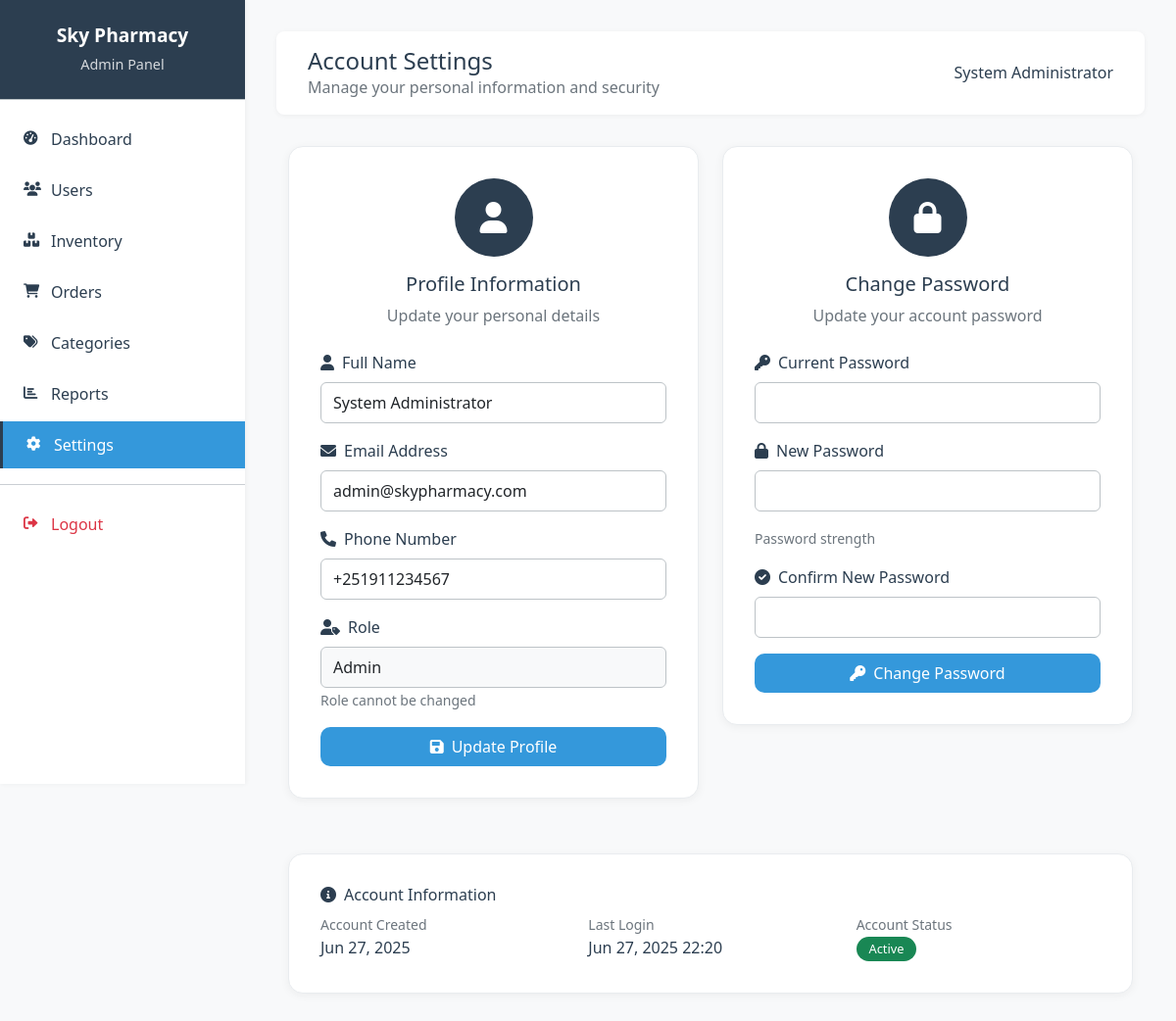
Screenshot of /admin/settings.php (signed in) with the database file from the repository.
### tables this page shows
CREATE TABLE `users` (
  `id` int(11) NOT NULL,
  `username` varchar(50) NOT NULL,
  `email` varchar(100) NOT NULL,
  `password_hash` varchar(255) NOT NULL,
  `full_name` varchar(100) NOT NULL,
  `role` enum('admin','pharmacist','cashier','customer') NOT NULL DEFAULT 'customer',
  `phone` varchar(20) DEFAULT NULL,
  `address` text DEFAULT NULL,
  `created_at` timestamp NOT NULL DEFAULT current_timestamp(),
  `updated_at` timestamp NOT NULL DEFAULT current_timestamp() ON UPDATE current_timestamp(),
  `is_active` tinyint(1) DEFAULT 1
);

### classes/Auth.php (called while the page is built, shortened)
<?php
require_once __DIR__ . '/../config/database.php';
class Auth {
    private $conn;
    public function __construct() {
        $database = new Database();
        $this->conn = $database->getConnection();
    }
    public function isLoggedIn() {
        return isset($_SESSION['logged_in']) && $_SESSION['logged_in'] === true;
    }
    public function getCurrentUser() {
        try {
            $query = "SELECT id, username, email, full_name, role, phone, address, is_active, created_at
                      FROM users WHERE id = :user_id";
            $stmt = $this->conn->prepare($query);
            $stmt->bindParam(':user_id', $_SESSION['user_id']);
            $stmt->execute();
            return $stmt->fetch(PDO::FETCH_ASSOC);
        } catch (PDOException $e) {
            return [
                'id' => $_SESSION['user_id'],
                'username' => $_SESSION['username'],
                'full_name' => $_SESSION['full_name'],
                'role' => $_SESSION['role']
            ];
        }
    }
}
?>

### config/database.php (called while the page is built, shortened)
<?php
class Database {
    private $host = 'localhost';
    private $db_name = 'sky_pharmacy';
    private $username = 'root';
    private $password = '';
    public function getConnection() {
        $this->conn = null;
        try {
            $this->conn = new PDO(
                "mysql:host=" . $this->host . ";dbname=" . $this->db_name,
                $this->username,
                $this->password
            );
            $this->conn->setAttribute(PDO::ATTR_ERRMODE, PDO::ERRMODE_EXCEPTION);
        } catch(PDOException $exception) {
            echo "Connection error: " . $exception->getMessage();
        }
        return $this->conn;
    }
}
?>

### admin/settings.php (the view, shortened to what this page needs)
<?php
require_once '../classes/Auth.php';
$auth = new Auth();
$auth->requireRole('admin');
$user = $auth->getCurrentUser();
?>
<!DOCTYPE html>
<html lang="en">
<head>
    <link href="https://cdn.jsdelivr.net/npm/bootstrap@5.1.3/dist/css/bootstrap.min.css" rel="stylesheet">
    <link href="https://cdnjs.cloudflare.com/ajax/libs/font-awesome/6.0.0/css/all.min.css" rel="stylesheet">
    <link href="../assets/css/style.css" rel="stylesheet">
</head>
<body>
    <div class="sidebar">
        <div class="sidebar-header">
            <h4>Sky Pharmacy</h4>
            <p>Admin Panel</p>
        </div>
        <nav class="sidebar-menu">
            <a href="dashboard.php" class="nav-link">
                <i class="fas fa-tachometer-alt"></i>Dashboard
            </a>
            <a href="users.php" class="nav-link">
                <i class="fas fa-users"></i>Users
            </a>
            <a href="inventory.php" class="nav-link">
                <i class="fas fa-boxes"></i>Inventory
            </a>
            <a href="orders.php" class="nav-link">
                <i class="fas fa-shopping-cart"></i>Orders
            </a>
            <a href="categories.php" class="nav-link">
                <i class="fas fa-tags"></i>Categories
            </a>
            <a href="reports.php" class="nav-link">
                <i class="fas fa-chart-bar"></i>Reports
            </a>
            <a href="settings.php" class="nav-link active">
                <i class="fas fa-cog"></i>Settings
            </a>
            <hr class="my-3">
            <a href="../logout.php" class="nav-link text-danger">
                <i class="fas fa-sign-out-alt"></i>Logout
            </a>
        </nav>
    </div>
    <div class="main-content">
        <div class="top-nav">
            <div class="d-flex justify-content-between align-items-center">
                <div>
                    <h4 class="mb-0">Account Settings</h4>
                    <p class="mb-0 text-muted">Manage your personal information and security</p>
                </div>
                <div class="user-info">
                    <span class="user-name"><?php echo htmlspecialchars($user['full_name']); ?></span>
                </div>
            </div>
        </div>
        <div class="container mt-4">
            <div class="row">
                <div class="col-md-6">
                    <div class="profile-card">
                        <div class="text-center mb-4">
                            <div class="profile-avatar">
                                <i class="fas fa-user"></i>
                            </div>
                            <h5>Profile Information</h5>
                            <p class="text-muted">Update your personal details</p>
                        </div>
                        <form method="POST">
                            <div class="mb-3">
                                <label for="full_name" class="form-label">
                                    <i class="fas fa-user me-2"></i>Full Name
                                </label>
                                <input type="text" class="form-control" name="full_name"
                                       value="<?php echo htmlspecialchars($user['full_name']); ?>" required>
                            </div>
                            <div class="mb-3">
                                <label for="email" class="form-label">
                                    <i class="fas fa-envelope me-2"></i>Email Address
                                </label>
                                <input type="email" class="form-control" name="email"
                                       value="<?php echo htmlspecialchars($user['email']); ?>" required>
                            </div>
                            <div class="mb-3">
                                <label for="phone" class="form-label">
                                    <i class="fas fa-phone me-2"></i>Phone Number
                                </label>
                                <input type="tel" class="form-control" name="phone"
                                       value="<?php echo htmlspecialchars($user['phone'] ?? ''); ?>"
                                       placeholder="Enter phone number">
                            </div>
                            <div class="mb-3">
                                <label class="form-label">
                                    <i class="fas fa-user-tag me-2"></i>Role
                                </label>
                                <input type="text" class="form-control" value="<?php echo ucfirst($user['role']); ?>"
                                       readonly style="background-color: #f8f9fa;">
                                <small class="text-muted">Role cannot be changed</small>
                            </div>
                            <button type="submit" class="btn btn-primary w-100">
                                <i class="fas fa-save me-2"></i>Update Profile
                            </button>
                        </form>
                    </div>
                </div>
                <div class="col-md-6">
                    <div class="profile-card">
                        <div class="text-center mb-4">
                            <div class="profile-avatar">
                                <i class="fas fa-lock"></i>
                            </div>
                            <h5>Change Password</h5>
                            <p class="text-muted">Update your account password</p>
                        </div>
                        <form method="POST" id="passwordForm">
                            <div class="mb-3">
                                <label for="current_password" class="form-label">
                                    <i class="fas fa-key me-2"></i>Current Password
                                </label>
                                <input type="password" class="form-control" name="current_password" required>
                            </div>
                            <div class="mb-3">
                                <label for="new_password" class="form-label">
                                    <i class="fas fa-lock me-2"></i>New Password
                                </label>
                                <input type="password" class="form-control" name="new_password"
                                       id="newPassword" required minlength="6">
                                <div class="password-strength">
                                    <div class="strength-bar" id="strengthBar"></div>
                                    <small class="text-muted" id="strengthText">Password strength</small>
                                </div>
                            </div>
                            <div class="mb-3">
                                <label for="confirm_password" class="form-label">
                                    <i class="fas fa-check-circle me-2"></i>Confirm New Password
                                </label>
                                <input type="password" class="form-control" name="confirm_password" required>
                            </div>
                            <button type="submit" class="btn btn-primary w-100">
                                <i class="fas fa-key me-2"></i>Change Password
                            </button>
                        </form>
                    </div>
                </div>
            </div>
            <div class="row mt-4">
                <div class="col-12">
                    <div class="profile-card">
                        <h6><i class="fas fa-info-circle me-2"></i>Account Information</h6>
                        <div class="row">
                            <div class="col-md-4">
                                <small class="text-muted">Account Created</small>
                                <p class="mb-0"><?php echo date('M d, Y', strtotime($user['created_at'])); ?></p>
                            </div>
                            <div class="col-md-4">
                                <small class="text-muted">Last Login</small>
                                <p class="mb-0"><?php echo date('M d, Y H:i', strtotime($user['last_login'] ?? $user['created_at'])); ?></p>
                            </div>
                            <div class="col-md-4">
                                <small class="text-muted">Account Status</small>
                                <p class="mb-0">
                                    <span class="badge bg-success">Active</span>
                                </p>
                            </div>
                        </div>
                    </div>
                </div>
            </div>
        </div>
    </div>
</body>
</html>

### assets/css/style.css (style rules this page uses)
:root { --primary-color: #2c3e50; --secondary-color: #34495e; --accent-color: #3498db; --success-color: #27ae60; --warning-color: #f39c12; --danger-color: #e74c3c; --light-color: #ecf0f1; --dark-color: #2c3e50; --white-color: #ffffff; --gray-color: #95a5a6; --border-color: #bdc3c7; --shadow-color: rgba(0, 0, 0, 0.05); --text-color: #2c3e50; --text-muted: #7f8c8d; }
body { background-color: #f8f9fa; font-family: 'Segoe UI', Tahoma, Geneva, Verdana, sans-serif; color: var(--text-color); }
.sidebar { background: var(--white-color); min-height: 100vh; box-shadow: 1px 0 5px var(--shadow-color); position: fixed; top: 0; left: 0; width: 250px; z-index: 1000; transition: all 0.3s ease; }
.sidebar-header { background: var(--primary-color); color: var(--white-color); padding: 1.5rem; text-align: center; border-bottom: 1px solid var(--border-color); }
.sidebar-header h4 { margin: 0; font-weight: 600; font-size: 1.2rem; }
.sidebar-header p { margin: 0.5rem 0 0 0; font-size: 0.9rem; opacity: 0.8; }
.sidebar-menu { padding: 1rem 0; }
.sidebar-menu .nav-link { color: var(--text-color); padding: 0.75rem 1.5rem; border: none; border-radius: 0; transition: all 0.3s ease; display: flex; align-items: center; font-weight: 500; text-decoration: none; }
.sidebar-menu .nav-link.active { background: var(--accent-color); color: var(--white-color); border-left: 3px solid var(--primary-color); }
.sidebar-menu .nav-link i { width: 16px; margin-right: 12px; font-size: 0.9rem; }
.main-content { margin-left: 250px; padding: 2rem; min-height: 100vh; background: #f8f9fa; }
.top-nav { background: var(--white-color); padding: 1rem 2rem; box-shadow: 0 1px 5px var(--shadow-color); margin-bottom: 2rem; border-radius: 8px; }
.top-nav .user-info { display: flex; align-items: center; gap: 1rem; }
.top-nav .user-info .user-name { font-weight: 500; color: var(--text-color); }
.btn-primary { background: var(--accent-color) !important; border: none; border-radius: 6px; padding: 0.5rem 1rem; font-weight: 500; transition: all 0.2s ease; }
.form-control { border: 1px solid var(--border-color); border-radius: 6px; padding: 0.5rem 0.75rem; transition: all 0.2s ease; }
.form-label { font-weight: 500; color: var(--text-color); margin-bottom: 0.5rem; }
.badge { padding: 0.4rem 0.8rem; border-radius: 20px; font-size: 0.8rem; font-weight: 500; }
.btn i { margin-right: 0.5rem; }
.sidebar-menu .nav-link i { margin-right: 0.75rem; }
.sidebar-menu .nav-link { margin-bottom: 0.25rem; }

### admin/settings.php (style rules this page uses)
.profile-card { border: 1px solid #e9ecef; border-radius: 15px; padding: 2rem; margin-bottom: 2rem; background: white; box-shadow: 0 2px 10px rgba(0,0,0,0.05); }
.profile-avatar { width: 80px; height: 80px; border-radius: 50%; background: #2c3e50; display: flex; align-items: center; justify-content: center; color: white; font-size: 2rem; margin: 0 auto 1rem; }
.btn-primary { background: #3498db; border: none; border-radius: 10px; padding: 0.5rem 1.5rem; }
.password-strength { margin-top: 10px; }
.strength-bar { height: 5px; border-radius: 3px; transition: all 0.3s; }

### rows the page displays
users: full_name "System Administrator", email "admin@skypharmacy.com", phone "+251911234567", role "Admin", created_at "Jun 27, 2025", created_at "Jun 27, 2025 22:20"
